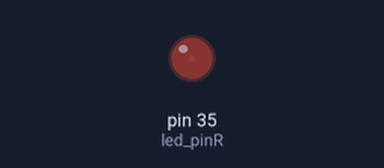
Bench run of a program on a simulated Raspberry Pi (header pin numbers). Shown: output pins drawn as LEDs (lit = HIGH).

Above: at 0.05 s.
At 0.5 s:
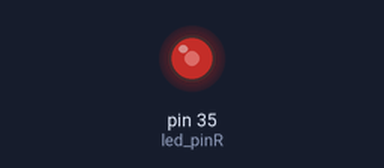
At 0.95 s:
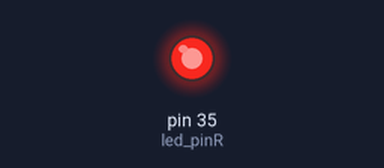
At 1.75 s:
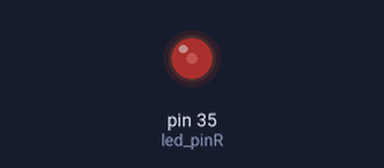
Timing chart, 0 to 4.7 s (numbered marks = the images above):
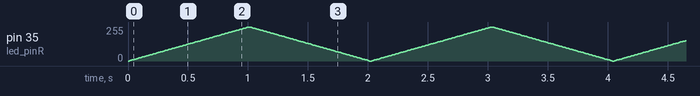

The program:

GPIO_PWMObj_LED_Example.py
```python
# coding=utf-8
"""
LED를 제어하기 위해 RPi.GPIO 모듈을 GPIO로 import 합니다.
sleep 함수를 사용하기 위해서 time 모듈을 import 합니다.
"""
import time
import RPi.GPIO as GPIO

# Raspberry Pi 핀의 35 번 핀을 led 출력으로 사용합니다.
led_pinR = 35

# Raspberry Pi 핀 순서를 사용하도록 설정합니다.
GPIO.setmode(GPIO.BOARD)

"""
led_pin을 GPIO 출력으로 설정합니다. 이를 통해 led_pin으로
True 혹은 False를 쓸 수 있게 됩니다.
"""
GPIO.setup(led_pinR, GPIO.OUT)

"""
led_pin 으로 출력되는 주파수를 100Hz로 설정한 PWM 객체를 생성합니다.
이후 PWM 동작을 시작합니다.

인자로 넘어가는 0은 PWM 한 파형 당 HIGH 구간의 길이를 의미하며
0.0 ~ 100.0 사이의 값을 가질 수 있습니다.
"""
pwm = GPIO.PWM(led_pinR, 100)
pwm.start(0)

try:
    while True:
        for t_high in range(0, 101, 1):
            """
            ChangeDutyCycle()을 호출하여 PWM 파형의 HIGH 구간을
            t_high 만큼으로 설정한다. 인자는 0.0~100.0 사이의 값을
            받을 수 있다.
            """
            pwm.ChangeDutyCycle(t_high)
            time.sleep(0.01)  # 10ms

        for t_high in range(100, -1, -1):
            pwm.ChangeDutyCycle(t_high)
            time.sleep(0.01)


except KeyboardInterrupt:
    pwm.stop()
    GPIO.cleanup()

"""
KeyboardInterrupt 가 발생하면 PWM 동작을 멈춥니다.
"""
```
